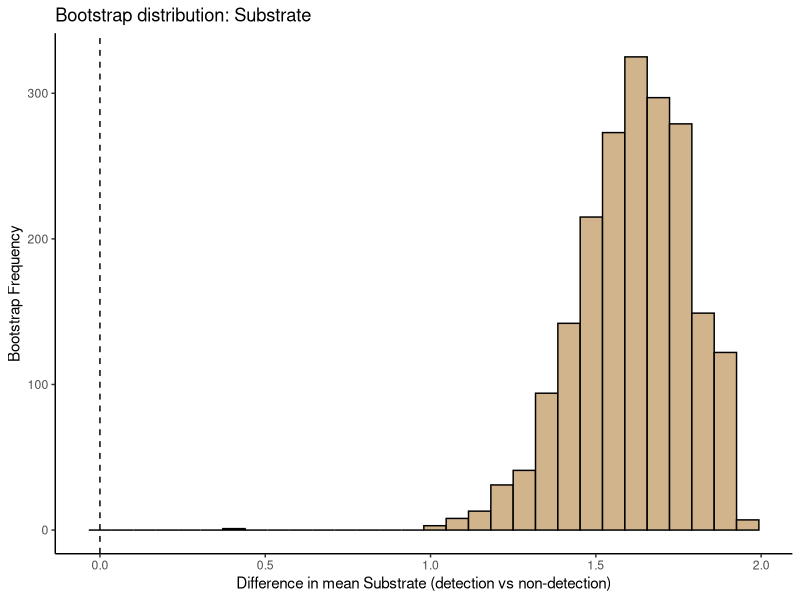
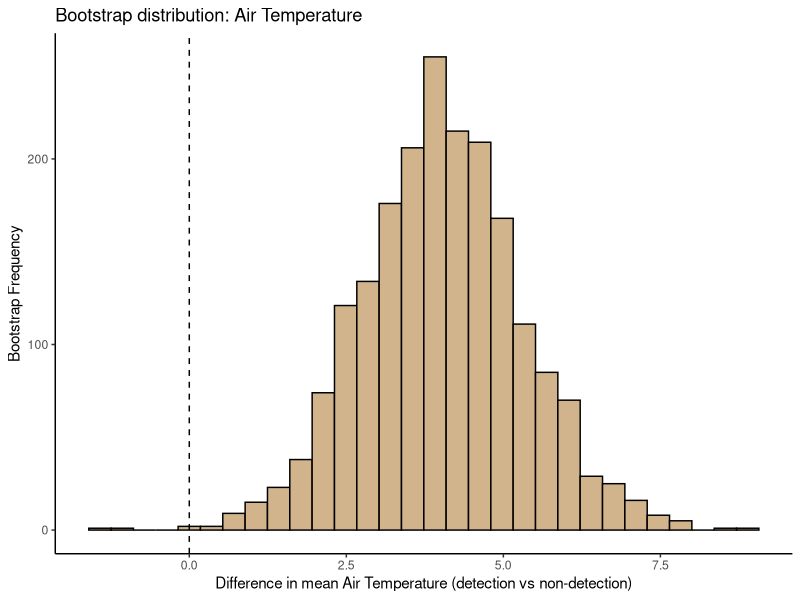
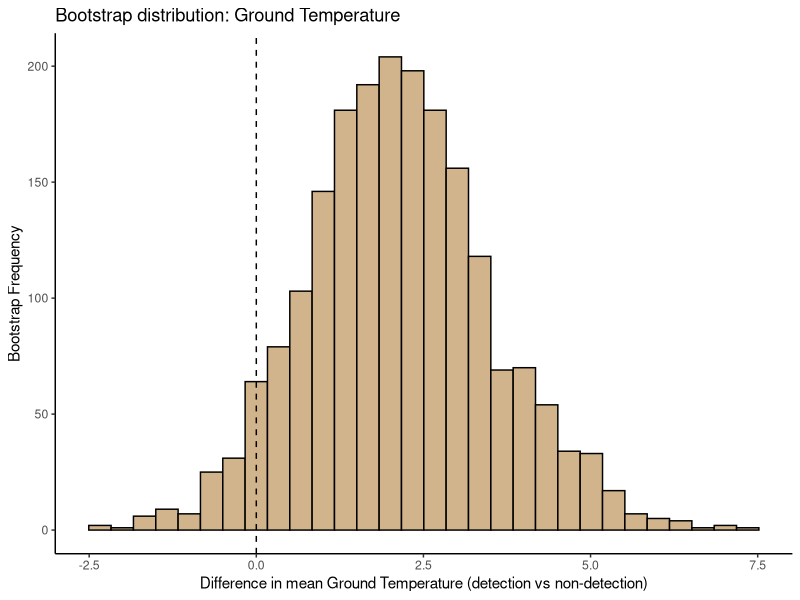
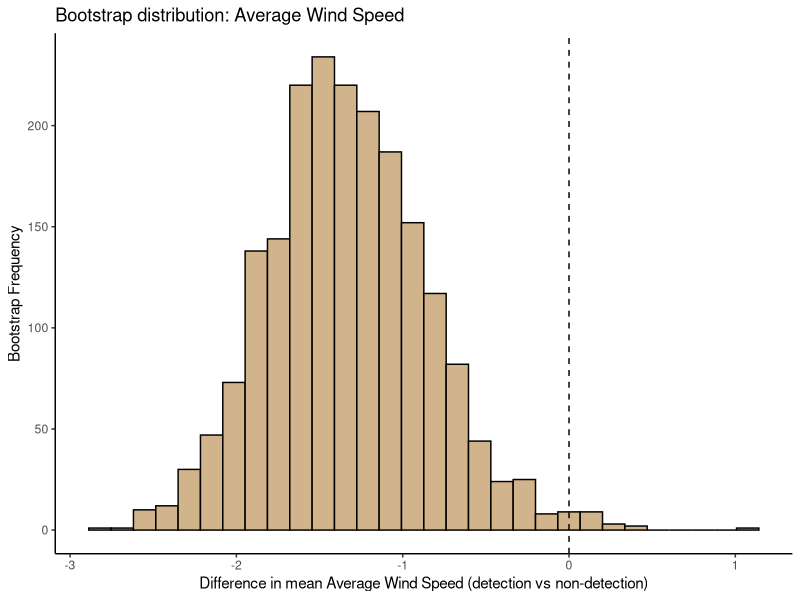
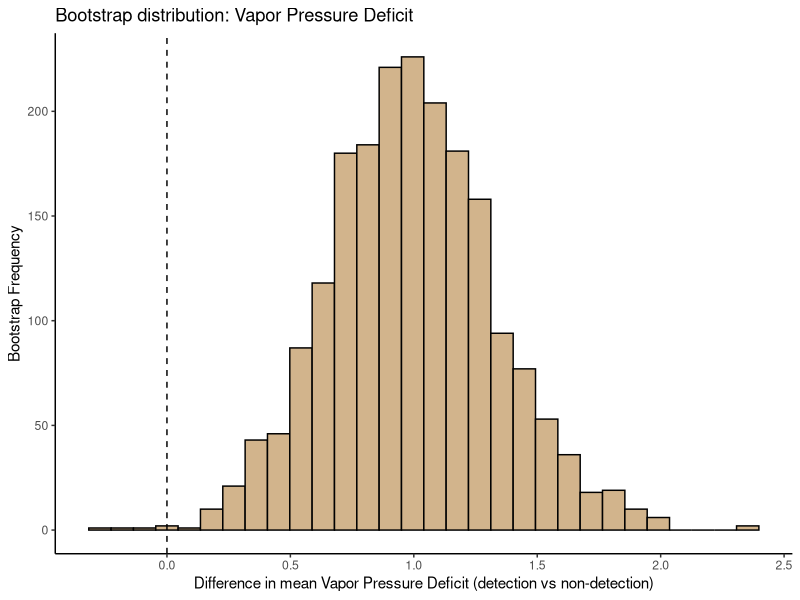
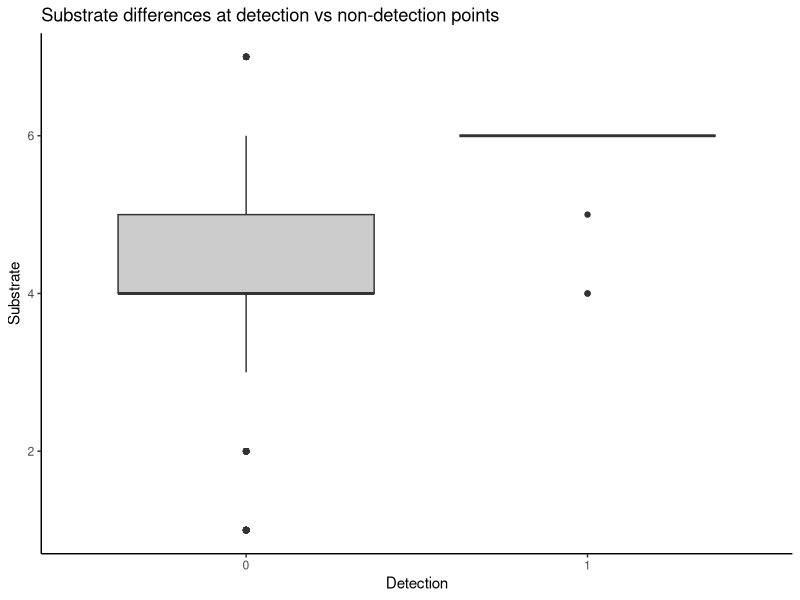
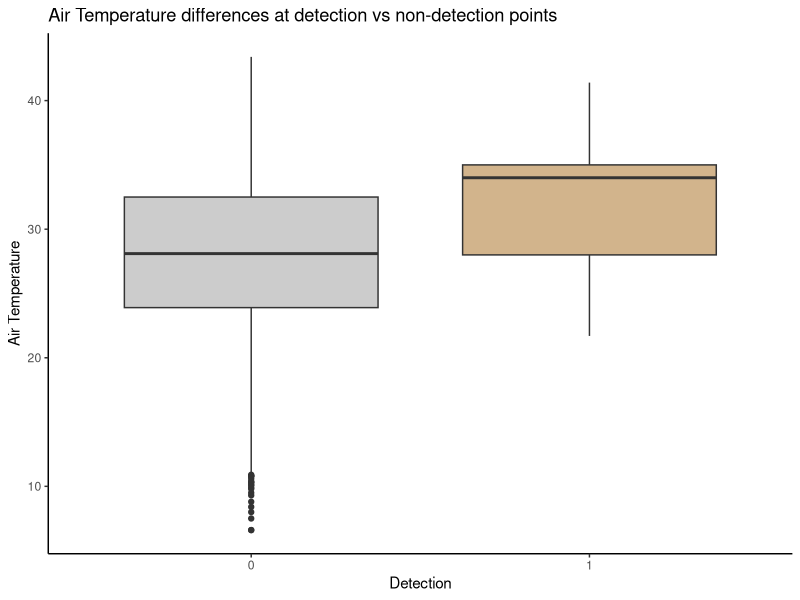
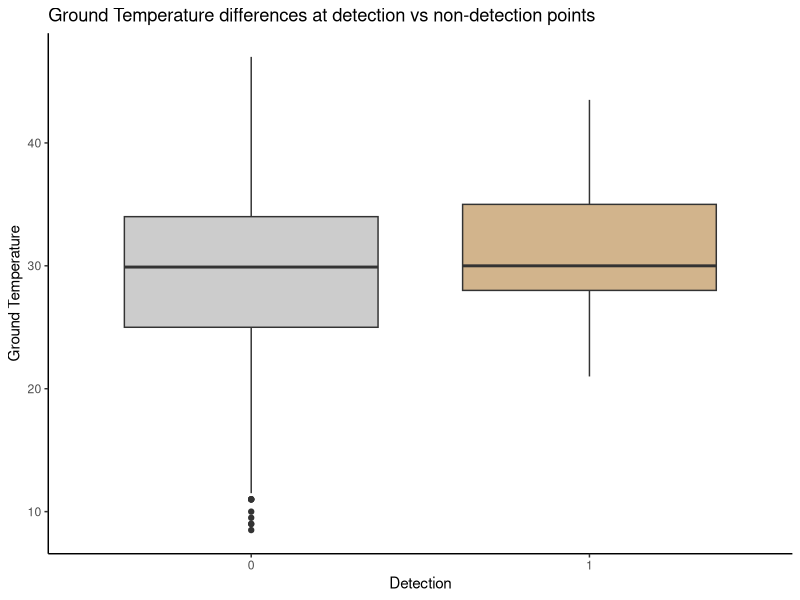

The R source for these figures, in order:
# ---- Libraries ----
library(dplyr)
library(rsample)
library(purrr)
library(broom)
library(tidyr)
library(ggplot2)

# ---- Data Wrangling ----
# bring in dataset
gm <- read.csv("data/data_gmocc_all-ut.csv", stringsAsFactors = FALSE)

# remove off transect detections 
gm$tran_id <- trimws(gm$tran_id) # fixing any spacing issues in tran_id
gm <- gm[!grepl("OTD", gm$tran_id, ignore.case = TRUE), ]

# bring in the transect length data
t.length <- read.csv("data/data_gmocc_tran-distance.csv", stringsAsFactors = FALSE)

# remove off transect detections
t.length$tran_id <- trimws(t.length$tran_id)
t.length <- t.length[!grepl("OTD", t.length$tran_id, ignore.case = TRUE), ]

# calculate time since midnight
time <- strsplit(ifelse(is.na(gm$time), "NA:NA:NA", gm$time), ":", fixed = TRUE)
hh <- as.numeric(sapply(time, `[`, 1))
mm <- as.numeric(sapply(time, `[`, 2))
ss <- as.numeric(sapply(time, `[`, 3))
gm$time_sec <- hh*3600 + mm*60 + ss
gm$time_sec[!is.finite(gm$time_sec)] <- NA_real_

# replacement detection covariates
replacement.covs <- c("utm_x", "utm_y", "time", "detection","avg_wind_spd", "air_temp", "rel_hum", "gr_temp", "rock_ind", "shr_nw", "shr_ne", "shr_se", "shr_sw", "shr_pt_density", "vpd", "time_sec")

# function for replacing the detection point to appropriate time/collection point
gm <- gm %>%
  group_by(site_id, tran_id) %>%
  dplyr::group_modify(~ {
    df <- .x
    col.pts <- which(df$col_point %in% 1:5 & !is.na(df$time_sec))    # col_point 1-5
    det.pt   <- which(df$col_point == 6   & !is.na(df$time_sec))     # col_point 6 (detection point)
    if (length(col.pts) == 0 || length(det.pt) == 0) return(df)      # if no col_point 1-5 or col_point 6, do nothing ()
    
    for (i in det.pt) {                                               # for each col_point 6 row, find nearest-in-time col_point 1–5 and copy covariates
      dif   <- abs(df$time_sec[col.pts] - df$time_sec[i])
      nearest <- col.pts[which.min(dif)]
      df[nearest, replacement.covs] <- df[i, replacement.covs]
    }
    df
  }) %>%
  ungroup()

# keep only on-transect collection points 1–5 (removes off-transect detections)
transects <- subset(gm, col_point %in% 1:5)

# sanity check
#transects %>% filter(detection == 1)

# add the transect length (path_km)
transects <- merge(transects, t.length[, c("site_id","tran_id","path_km")],
                   by = c("site_id","tran_id"), all.x = TRUE)

# mutate detection to be logical true/false
transects.bs <- transects %>%
  mutate(detection = as.logical(detection))

# sanity check
#transects.bs %>% filter(detection == TRUE)

# create df for detection covariates to run bootstrap
det.covs <- transects.bs %>%
  select(detection, rock_ind, air_temp, gr_temp, avg_wind_spd, vpd)

# ---- Bootstrap Analysis ----
# set seed
set.seed(456)

# use rsample::bootstraps
boot.resamples <- bootstraps(det.covs, times = 2000, strata = detection)

# function to run all bootstrap differences between detection/non-detection covariates
covariate.diffs <- function(split) {
  df <- analysis(split)
  
  tibble(
    rock.diff = mean(df$rock_ind[df$detection], na.rm = TRUE) - mean(df$rock_ind[!df$detection], na.rm = TRUE),
    air.diff = mean(df$air_temp[df$detection], na.rm = TRUE) - mean(df$air_temp[!df$detection], na.rm = TRUE),
    gr.diff = mean(df$gr_temp[df$detection], na.rm = TRUE) - mean(df$gr_temp[!df$detection], na.rm = TRUE),
    wind.diff = mean(df$avg_wind_spd[df$detection], na.rm = TRUE) - mean(df$avg_wind_spd[!df$detection], na.rm = TRUE),
    vpd.diff = mean(df$vpd[df$detection], na.rm = TRUE) - mean(df$vpd[!df$detection], na.rm = TRUE))
}

# apply function using purrr::map
boot.results <- boot.resamples %>%
  mutate(estimates = map(splits, covariate.diffs)) %>%
  unnest(estimates)

# check output
summary(boot.results)
print(boot.results)

# ---- Confidence Intervals ----
boot.confin_tbl <- boot.results %>%
  summarise(
    rock.min = quantile(rock.diff, 0.025, na.rm = TRUE),
    rock.med = quantile(rock.diff, 0.50, na.rm = TRUE),
    rock.max = quantile(rock.diff, 0.975, na.rm = TRUE),
    
    air.min = quantile(air.diff, 0.025, na.rm = TRUE),
    air.med = quantile(air.diff, 0.50, na.rm = TRUE),
    air.max = quantile(air.diff, 0.975, na.rm = TRUE),
    
    gr.min = quantile(gr.diff, 0.025, na.rm = TRUE),
    gr.med = quantile(gr.diff, 0.50, na.rm = TRUE),
    gr.max = quantile(gr.diff, 0.975, na.rm = TRUE),
    
    wind.min = quantile(wind.diff, 0.025, na.rm = TRUE),
    wind.med = quantile(wind.diff, 0.50, na.rm = TRUE),
    wind.max = quantile(wind.diff, 0.975, na.rm = TRUE),
    
    vpd.min = quantile(vpd.diff, 0.025, na.rm = TRUE),
    vpd.med = quantile(vpd.diff, 0.50,  na.rm = TRUE),
    vpd.max = quantile(vpd.diff, 0.975, na.rm = TRUE))

boot.confin_tbl

# reformat table 
boot.confin_tbl<- tibble(
  variable = c("rock_ind", "air_temp", "gr_temp", "avg_wind_spd", "vpd"),
  lcl = c(boot.confin_tbl$rock.min, boot.confin_tbl$air.min, boot.confin_tbl$gr.min, boot.confin_tbl$wind.min, boot.confin_tbl$vpd.min),
  med = c(boot.confin_tbl$rock.med, boot.confin_tbl$air.med, boot.confin_tbl$gr.med, boot.confin_tbl$wind.med, boot.confin_tbl$vpd.med),
  ucl = c(boot.confin_tbl$rock.max, boot.confin_tbl$air.max, boot.confin_tbl$gr.max, boot.confin_tbl$wind.max, boot.confin_tbl$vpd.max))

boot.confin_tbl

# ---- Plots ----
# function to plot bootstrap results
plot.hist <- function(df, colname, xlab) {
  
  ggplot(df, aes(x = .data[[colname]])) +
    geom_histogram(bins = 30, fill = "tan", color = "black") +
    geom_vline(xintercept = 0, linetype = "dashed") +
    labs(
      title = paste("Bootstrap distribution:", xlab),
      x = paste0("Difference in mean ", xlab, " (detection vs non-detection)"),
      y = "Bootstrap Frequency") +
    theme_classic()
}

## ---- Histograms of Results ----
# apply function
plot.hist(boot.results, "rock.diff", "Substrate")
plot.hist(boot.results, "air.diff", "Air Temperature")
plot.hist(boot.results, "gr.diff", "Ground Temperature")
plot.hist(boot.results, "wind.diff", "Average Wind Speed")
plot.hist(boot.results, "vpd.diff", "Vapor Pressure Deficit")


# function to plot raw data
plot.box <- function(df, colname, xlab) {
  
  ggplot(df, aes(x = factor(detection), y = .data[[colname]])) +
    geom_boxplot(fill= c("grey80", "tan")) +
    labs(
      title = paste(xlab, "differences at detection vs non-detection points"),
      x = "Detection",
      y = xlab) +
    theme_classic()
}

## ---- Raw Data Plots ----
# apply function
plot.box(transects, "rock_ind", "Substrate")
plot.box(transects, "air_temp", "Air Temperature")
plot.box(transects, "gr_temp", "Ground Temperature")
plot.box(transects, "avg_wind_spd", "Average Wind Speed")
plot.box(transects, "vpd", "Vapor Pressure Deficit")

## ---- Two-sided bootstrap p-values ----
# calculate two-sided p-value for each variable
boot.pvals <- boot.results %>%
  summarise(
    rock.p = 2 * min(mean(rock.diff <= 0, na.rm = TRUE), mean(rock.diff >= 0, na.rm = TRUE)),
    air.p  = 2 * min(mean(air.diff <= 0, na.rm = TRUE), mean(air.diff >= 0, na.rm = TRUE)),
    gr.p   = 2 * min(mean(gr.diff <= 0, na.rm = TRUE), mean(gr.diff >= 0, na.rm = TRUE)),
    wind.p = 2 * min(mean(wind.diff <= 0, na.rm = TRUE), mean(wind.diff >= 0, na.rm = TRUE)),
    vpd.p  = 2 * min(mean(vpd.diff <= 0, na.rm = TRUE), mean(vpd.diff >= 0, na.rm = TRUE)))

# create summary table with CI tbl & p-values
boot.summary_tbl <- boot.confin_tbl %>%
  left_join(tibble(variable = c("rock_ind", "air_temp", "gr_temp", "avg_wind_spd", "vpd"),
      p_value = as.numeric(boot.pvals[1, ])),
    by = "variable")

boot.summary_tbl
